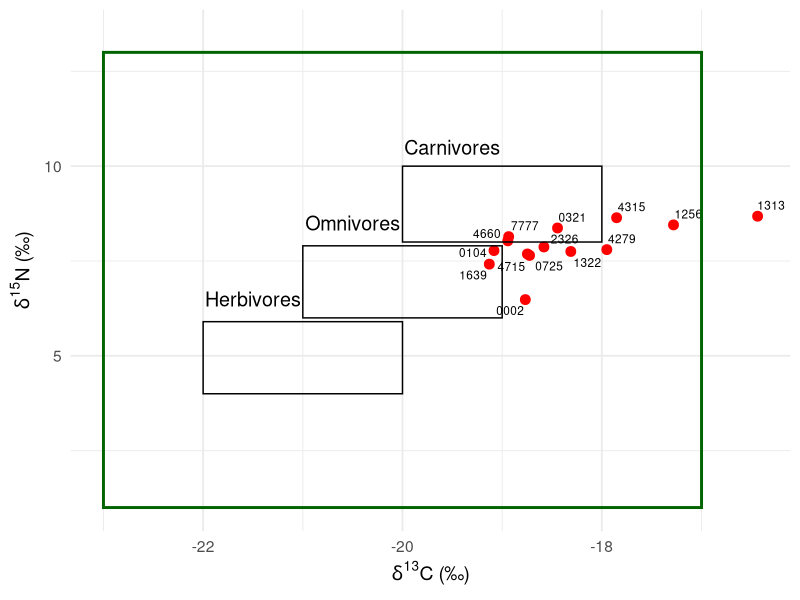
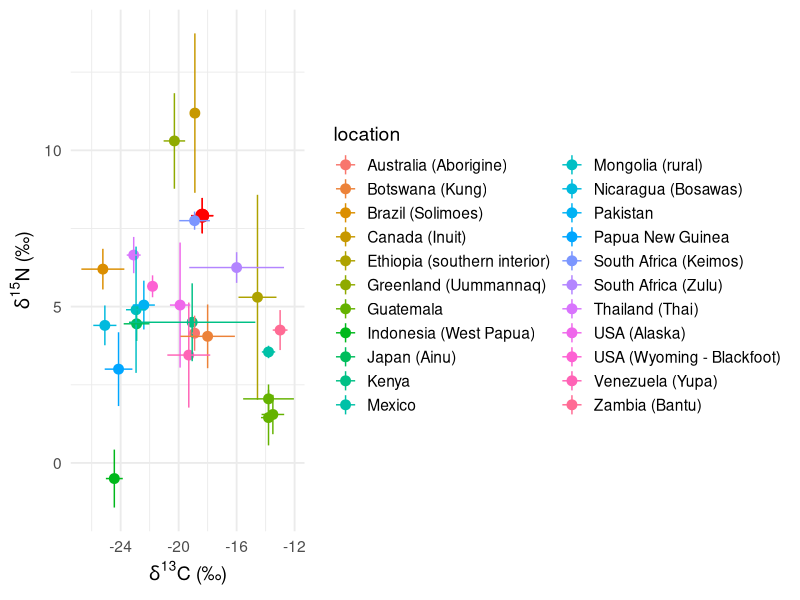
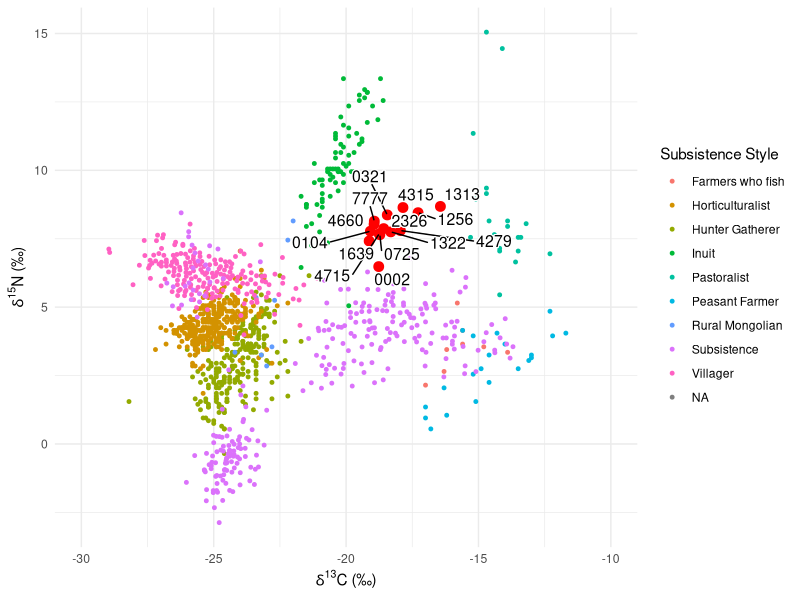
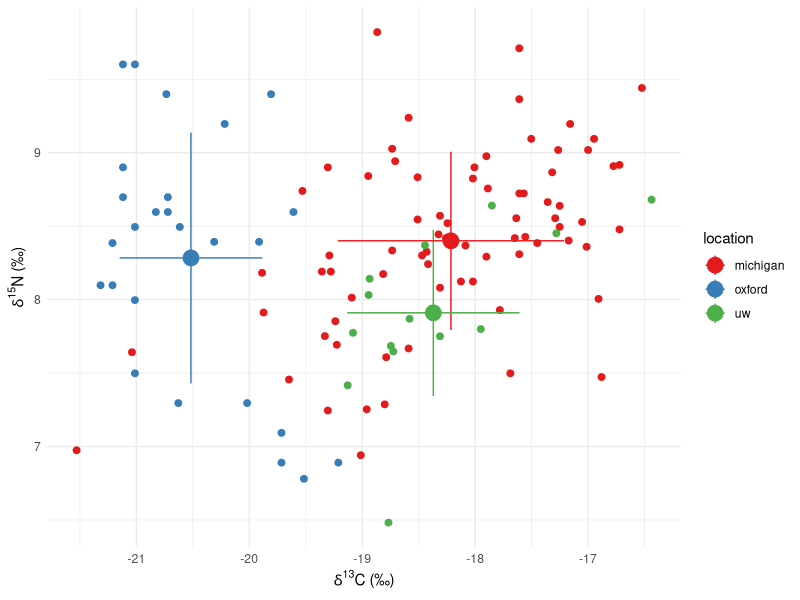
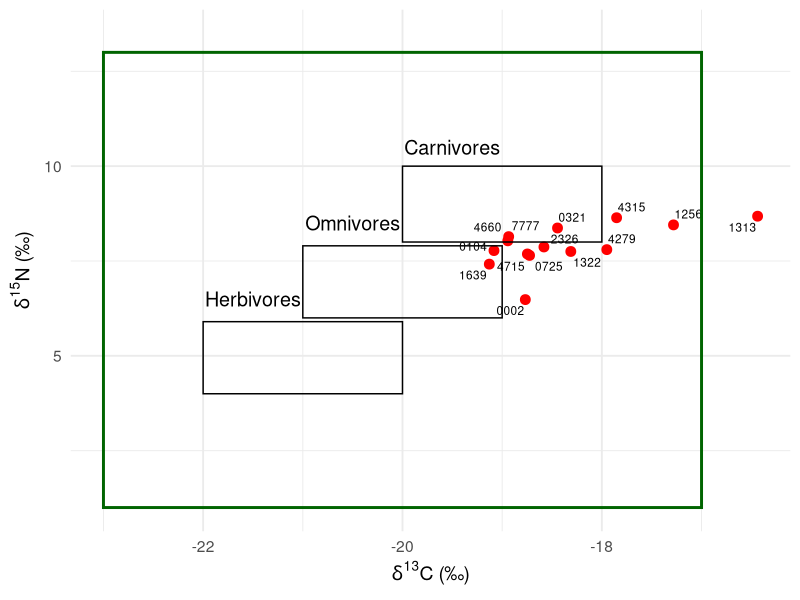
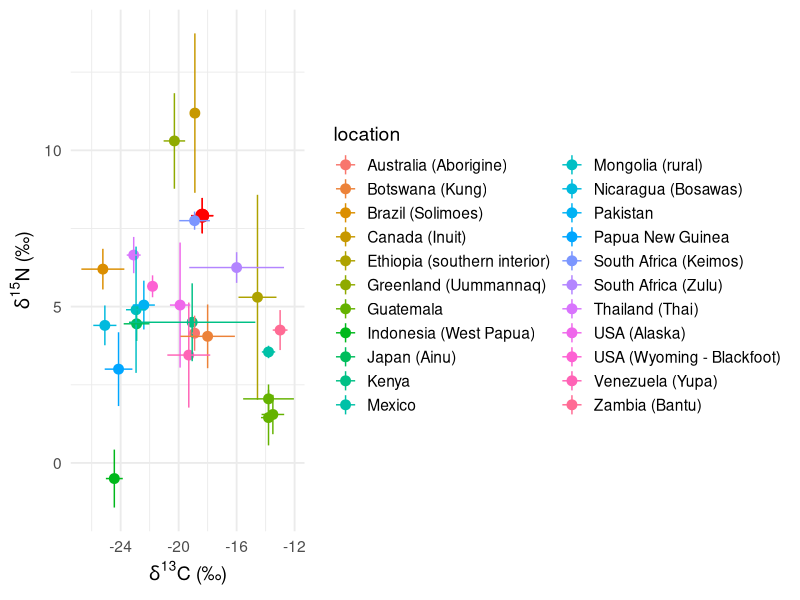
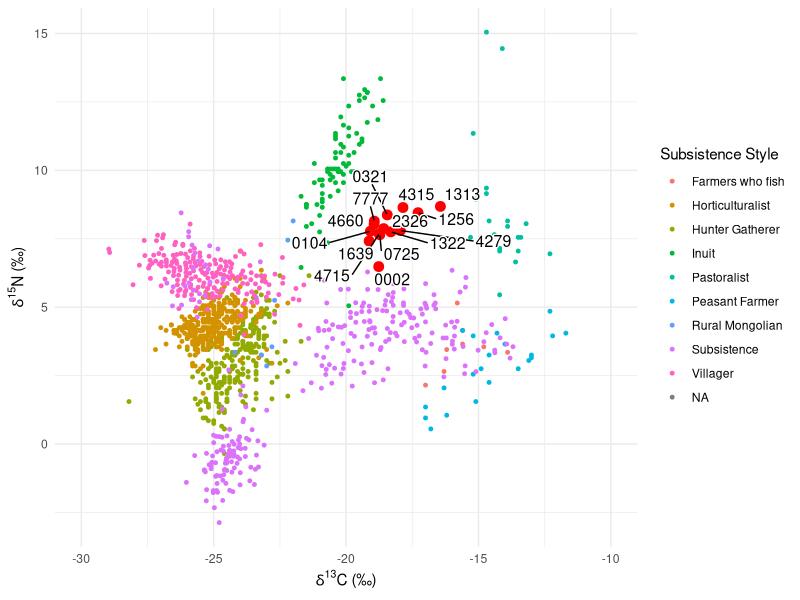
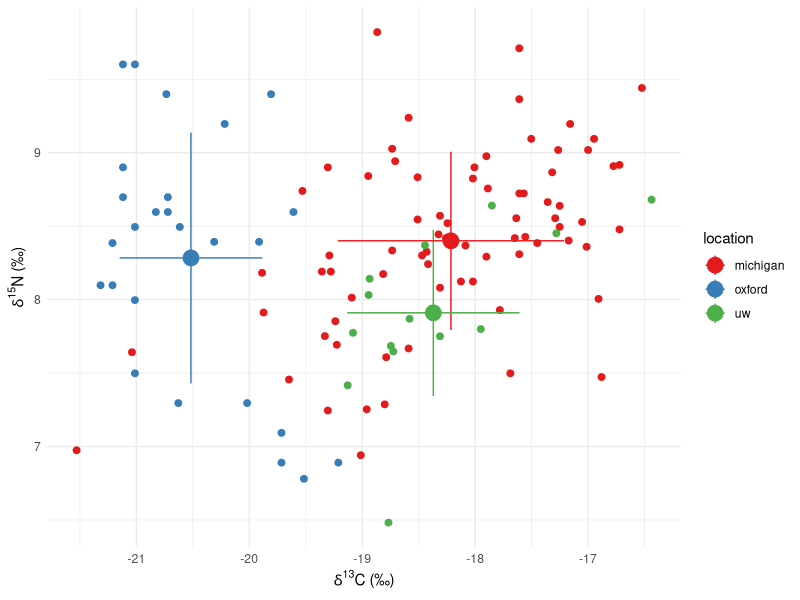

The R script that drew these images, in order:
## ---- chunk 1
# Loading Packages
library(tidyverse)
library(readxl)
library(dplyr)
library(ggrepel)
library(here)
## ---- chunk 2
# read sample and global data into variables

sample_data <- 
  read_csv(here("data/sample_CN.csv"))

global_data_indiv <- 
  read_excel(here("data/Global N15 Values.xlsx"), 
             sheet ="Modern subsistence ind.")

global_data_av <- 
  read_excel(here("data/Global N15 Values.xlsx"), 
             sheet ="modern subsistence averages") %>% 
  drop_na(`δ13C_MDE (‰)`)

# read in British and Michigan Data

British_data <- read_csv(here("data/British.csv"),
                         col_names = FALSE)

Michigan_data <- read_csv(here("data/Michigan_dataset .csv"),
                         col_names = FALSE)
  

## ---- chunk 3
#| label: fig-1
#| fig-cap: "Scatterplot of individual δ15N (‰) and δ13C (‰) Archy 486 sample ID’s grouped by C3 Terrestrial Ecosystem and individual diet classification (Müldner, G. (2018). Plot produced by Anne and Aoife. "
  # plot our hair data
library(ggrepel)
ggplot(sample_data) +
    theme_minimal() +
  geom_point(aes(x = d.13C.12C.VPDB ,
                 y = d.15N.14N.air), 
             size = 3,
             colour="red") +
  # label each data point with sample ID
  geom_text_repel(
    aes(x = `d.13C.12C.VPDB`,
        y = `d.15N.14N.air`,
        label = Identifier.1),
    size=3,
    # label all ID's despite overlap
    max.overlaps = Inf) +
  # label x and y axis for consistency with other plots
  labs(x = "δ13C (‰)",
       y = "δ15N (‰)",
       size=3,
       linewidth=2)+
  # create outlines for herbivores, omnivores, carnivores using parameters from Müldner, G. (2018).
  annotate(
    "rect",
    xmin = c(-22, -21, -20),
    xmax = c(-20, -19, -18),
    ymin = c(4, 6, 8),
    ymax = c(5.9, 7.9, 10),
    fill = NA,
    color = "black",
    linewidth=0.5
  ) +
  # create outline for "Terrestrial C3 Ecosystem" for context on graph.
  annotate(
    "rect",
    xmin = c(-23),
    xmax = c(-17),
    ymin = c(1),
    ymax = c(13),
    color = "Dark Green",
    fill = NA,
    linewidth=1
  ) +
  # label all outlines for context and clarity
  annotate(
    "text",
    x = -20,
    y = 13.5,
    label = "",
    color = "Dark Green",
    parse = TRUE,
    size=5
  ) +
  annotate(
    "text",
    x = -21.5,
    y = 6.5,
    label = "Herbivores",
    parse = TRUE,
    size=5
  ) +
  annotate(
    "text",
    x = -20.5,
    y = 8.5,
    label = "Omnivores",
    parse = TRUE,
    size=5
  ) +
  annotate(
    "text",
    x = -19.5,
    y = 10.5,
    label = "Carnivores",
    parse = TRUE,
    size=5
  ) +
  theme_minimal(base_size = 14) +
    xlab(expression(italic(delta)^13*C*" (‰)")) +
  ylab(expression(italic(delta)^15*N*" (‰)")) 
# +
 #scale_x_continuous(sec.axis = dup_axis(
    #name = "% C4")) +
  #labs(title = "Comparing Archy 486 Samples to Trophic Levels in a Terrestrial C3 Ecosystem") 


ggsave(here("figures",
            "trophic_level.png"),
       bg ="white",
       h = 5, # experiment with h and w to get the right size and proportion
       w = 9,
       units = "in",
       dpi = 900) # make the image nice and crisp))

## ---- chunk 4

global_data <- 
  read_excel(here("data/Global N15 Values.xlsx"),
             sheet = "Modern subsistence ind.")
global_values <- 
  read_excel(here("data/Global N15 Values.xlsx"),
             sheet = "Modern non subsistence averages")

global_subsistence_values <- 
  read_excel(here("data/Global N15 Values.xlsx"),
    sheet = "modern subsistence averages")
## ---- chunk 5
global_subsistence_values_labs <-
  global_subsistence_values %>%
  select(`location`, `δ15N_MDE (‰)`, `SD...6`, `δ13C_MDE (‰)`, `SD...4` ) %>%
  group_by(`location`) %>%
  drop_na()

# rename col
renamed_subsistence <-
global_subsistence_values_labs %>%
  rename(`δ13C (‰)` = `δ13C_MDE (‰)`,
         `δ15N (‰)` = `δ15N_MDE (‰)`) %>%
drop_na()

# select relevant columns from our data
sample_data_perc <-
sample_data %>%
  select(`Identifier.1`, `d.13C.12C.VPDB`, `d.15N.14N.air`) %>% 
  group_by(`Identifier.1`)
  

# select relevant columns from global data
global_values_perc <-
global_values %>%
  select(`location...1`, `δ15N_MDE (‰)`, `δ13C_MDE (‰)`) %>%
  group_by(`location...1`) %>%
  drop_na()

# rename columns from our data
sample_data_perc_lab <-
sample_data_perc %>%
  rename(`δ13C (‰)` = `d.13C.12C.VPDB`,
         `δ15N (‰)` = `d.15N.14N.air`)

 # create a df for the means of `δ13C (‰)` `δ15N (‰)` ratios for class and global data

 `δ13C (‰)` <-
   mean(sample_data_perc_lab$`δ13C (‰)`)
`δ15N (‰)`<-
   mean(sample_data_perc_lab$`δ15N (‰)`)
 
 Statistics_isotopes <- data.frame(means = c("mean_C13", "mean_N15"), Statistics = c(`δ13C (‰)`, `δ15N (‰)`))

mean_sd_C13 <-
  sd(sample_data_perc_lab$`δ13C (‰)`)
mean_sd_N15 <-
  sd(sample_data_perc_lab$`δ15N (‰)`)

# create a class data average dataframe
Stats_isotopes <-
  Statistics_isotopes %>% 
  mutate(mean_sd_C13, mean_sd_N15)

# rename columns in global averages dataframe
global_values_perc_lab <-
global_values_perc %>%
  rename(`δ13C (‰)` = `δ13C_MDE (‰)`,
         `δ15N (‰)` = `δ15N_MDE (‰)`)
  
## ---- chunk 6
#| label: fig-standard-13C-15N
#| fig-cap: "Average δ15N (‰) and δ13C (‰) for class hair samples with line range for standard deviation relative to modern global subsistence average δ15N (‰) and δ13C (‰) with line range for standard deviation (Bird et al. 2021). Plot produced by Aoife and Anne."

library(ggrepel)
ggplot() +
    theme_minimal() +
  # our data plot
  geom_point(data = Stats_isotopes,
             aes(x = `δ13C (‰)`,
                 y = `δ15N (‰)`),
             size = 4,
              color = "red") +
  # our error bar
    geom_linerange(data =  Statistics_isotopes,
                (aes(x = `δ13C (‰)`,
                y = `δ15N (‰)` ,
                ymin=`δ15N (‰)` -1*mean_sd_N15, 
                ymax=`δ15N (‰)` +1*mean_sd_N15)),
              color = "red") +
    # our error bar
    geom_linerange(data =  Statistics_isotopes,
                (aes(x = `δ13C (‰)`,
                y = `δ15N (‰)` ,
                xmin=`δ13C (‰)` -1*mean_sd_C13, 
                xmax=`δ13C (‰)` +1*mean_sd_C13)),
              color = "red") +
  # plot global data
  geom_point(data = renamed_subsistence,
             aes(x = `δ13C (‰)`,
                 y = `δ15N (‰)`,
                 color = `location`), 
             size = 3) +
  geom_linerange(data = renamed_subsistence,
                (aes(x = `δ13C (‰)`,
                y = `δ15N (‰)` ,
                ymin=`δ15N (‰)` -1*SD...6, 
                ymax=`δ15N (‰)` +1*SD...6, 
                color = `location`))) +
  geom_linerange(data = renamed_subsistence,
                (aes(x = `δ13C (‰)`,
                y = `δ15N (‰)` ,
                xmin=`δ13C (‰)` -1*SD...4, 
                xmax=`δ13C (‰)` +1*SD...4, 
                color = `location`))) +
  theme_minimal(base_size = 14) +
    xlab(expression(italic(delta)^13*C*" (‰)")) +
  ylab(expression(italic(delta)^15*N*" (‰)")) 

ggsave(here("figures", 
            "geography.png"),
       bg ="white",
       h = 5, # experiment with h and w to get the right size and proportion
       w = 9,
       units = "in",
       dpi = 900) # make the image nice and crisp))

## ---- chunk 7
eating_habits_data <- read_excel(here("data/Food Survey Responses-2.xlsx"))

## ---- chunk 8
eating_habits_data %>%
group_by(sample_id)
## ---- chunk 9
# subsistence type

#fixing typos in original global data dataset!!!
global_data_renamed <- global_data %>% 
 rename(`Subsistence Style` = `subsistence style`) 


  global_data_right <- global_data_renamed %>% 
  mutate("Subsistence Style" = case_when(
    `Subsistence Style` == "innuit" ~ "Inuit",
    `Subsistence Style` == "rural mongolian" ~ "Rural Mongolian",
    `Subsistence Style` == "Farmers who fish" ~ "Farmers who fish",
    `Subsistence Style` == "villagers" ~ "Villager",
    `Subsistence Style` == "subsistence" ~ "Subsistence",
    `Subsistence Style` == "Pastoralist" ~ "Pastoralist",
    `Subsistence Style` == "Peasant Farmer" ~ "Peasant Farmer",
    `Subsistence Style` == "hunter gatherer" ~ "Hunter Gatherer",
    `Subsistence Style` == "horticulturalists" ~ "Horticulturalist"
))
  
  ###
  
ggplot() +
    theme_minimal() +
  geom_point(data = sample_data,
             aes(x = `d.13C.12C.VPDB`, 
                 y = `d.15N.14N.air`),
             size = 3,
             colour = "red") +
  geom_point(data = global_data_right,
             aes(x = `δ13C_MDE (‰)`, 
                 y = `δ15N_MDE (‰)`,
                 colour = `Subsistence Style`),
             size=1) +
  geom_text_repel(data = sample_data,
             aes(x = `d.13C.12C.VPDB`, 
                 y = `d.15N.14N.air`,
                 label = Identifier.1),
             # label all ID's despite overlap
             max.overlaps = Inf,
             size = 4,
             bg.color = "white",
             bg.r = 0.1) +
  xlim(-30,-10) +
  xlab(expression(italic(delta)^13*C*" (‰)")) +
  ylab(expression(italic(delta)^15*N*" (‰)"))
  #scale_colour_viridis_d()
  #scale_color_brewer(palette = "Dark1")


  ggsave(here("figures", 
            "subsistence_style.png"),
       bg ="white",
       h = 5, # experiment with h and w to get the right size and proportion
       w = 9,
       units = "in",
       dpi = 900) # make the image nice and crisp))

## ---- chunk 10
# British and Michigan comparison

british_and_american_raw <- 
bind_rows(list( oxford = British_data,
                michigan = Michigan_data),
          .id = "location") %>% 
    rename("δ13C (‰)" = X1, 
         "δ15N (‰)" = X2) %>% 
  bind_rows(

sample_data %>% 
  select(`δ13C (‰)` = `d.13C.12C.VPDB`, 
         `δ15N (‰)` = `d.15N.14N.air`) %>% 
  mutate(location = 'uw')
)
  
# find mean and sds

british_and_american_means_and_sd <- 
  british_and_american_raw %>% 
  group_by(location) %>% 
  summarise(mean_C = mean(`δ13C (‰)`),
            mean_N = mean(`δ15N (‰)`),
            sd_C =   sd(`δ13C (‰)`),
            sd_N =   sd(`δ15N (‰)`))

#### need help fixing colors and standard error bar for British average

ggplot() +
  theme_minimal() +
  # individual data points
  geom_point(data = british_and_american_raw,
             aes(x = `δ13C (‰)`, 
                 y = `δ15N (‰)`,
                 colour = location),
             size = 2) +
  # mean data points 
  geom_point(data = british_and_american_means_and_sd,
             aes(x = mean_C, 
                 y = mean_N,
                 colour = location),
             size = 5) +
  # error bars
   geom_linerange(data =  british_and_american_means_and_sd,
                (aes(x = mean_C,
                     y = mean_N ,
                 colour = location,
                ymin= mean_N -1* sd_N, 
                ymax=mean_N  +1* sd_N))) +
     geom_linerange(data =  british_and_american_means_and_sd,
                (aes(x = mean_C,
                     y = mean_N ,
                 colour = location,
                xmin= mean_C -1*  sd_C, 
                xmax= mean_C  +1* sd_C))) +
  scale_colour_viridis_d() +
  scale_color_brewer(palette = "Set1") +
      xlab(expression(italic(delta)^13*C*" (‰)")) +
  ylab(expression(italic(delta)^15*N*" (‰)"))
  
  
 ggsave(here("figures", 
            "compared_study.png"),
       bg ="white",
       h = 5, # experiment with h and w to get the right size and proportion
       w = 9,
       units = "in",
       dpi = 900) # make the image nice and crisp))
